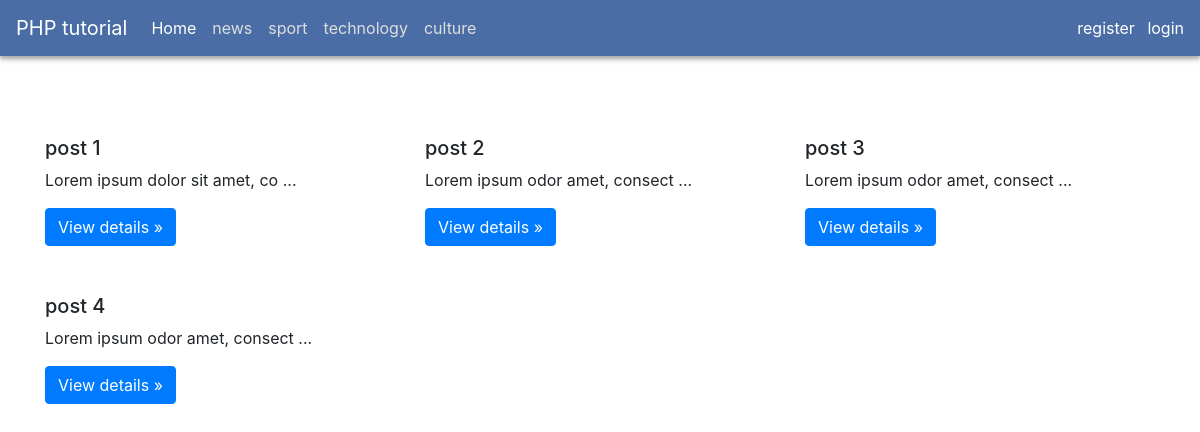
The page / on the database its author committed.
### tables this page shows
CREATE TABLE `categories` (
  `id` int(11) NOT NULL,
  `name` varchar(255) NOT NULL,
  `created_at` datetime NOT NULL,
  `updated_at` datetime DEFAULT NULL
);

CREATE TABLE `posts` (
  `id` int(11) NOT NULL,
  `title` varchar(255) NOT NULL,
  `body` text NOT NULL,
  `cat_id` int(11) NOT NULL,
  `status` tinyint(4) NOT NULL DEFAULT 10,
  `image` text NOT NULL,
  `created_at` datetime NOT NULL,
  `updated_at` datetime DEFAULT NULL
);

### functions/helpers.php (called while the page is built, shortened)
<?php
function asset($file) {
    return trim(BASE_URL, '/ ') . '/' . trim($file, '/ ');
}
function url($url) {
    return trim(BASE_URL, '/ ') . '/' . trim($url, '/ ');
}

### index.php (the view, shortened to what this page needs)
<?php
require_once 'functions/helpers.php';
require_once 'functions/pdo_connection.php';
?>
<!DOCTYPE html>
<html lang="en">
<head>
    <link rel="stylesheet" href="<?= asset('assets/css/bootstrap.min.css'); ?>" media="all" type="text/css">
    <link rel="stylesheet" href="<?= asset('assets/css/style.css'); ?>" media="all" type="text/css">
</head>
<body>
<section id="app">
    <?php require_once "layouts/top-nav.php" ?>
    <section class="container my-5">
        <section class="row">
            <?php
            global $connection;
            $query = "SELECT * FROM `php_project`.`posts` WHERE `status` = 10";
            $statement = $connection->prepare($query);
            $statement->execute();
            $posts = $statement->fetchAll();
            foreach ($posts as $post) { ?>
                <section class="col-md-4">
                    <section class="mb-2 overflow-hidden" style="max-height: 15rem;">
                    </section>
                    <h2 class="h5 text-truncate"><?= $post->title; ?></h2>
                    <p><?= substr($post->body, 0, 30) . ' ...'; ?></p>
                    <p><a class="btn btn-primary" href="<?= url('detail.php?post_id=' . $post->id) ?>" role="button">View
                            details »</a></p>
                </section>
            <?php } ?>
        </section>
    </section>
</section>
</body>
</html>

### layouts/top-nav.php (shortened to what this page needs)
<nav class="navbar navbar-expand-lg navbar-dark bg-blue ">
    <a class="navbar-brand " href="<?= url('panel') ?>">PHP tutorial</a>
    <div class="collapse navbar-collapse " id="navbarSupportedContent ">
        <ul class="navbar-nav mr-auto ">
            <li class="nav-item active ">
                <a class="nav-link " href="<?= url('index.php') ?>">Home <span class="sr-only ">(current)</span></a>
            </li>
            <?php
            global $connection;
            $query = "SELECT * FROM `php_project`.`categories`";
            $statement = $connection->prepare($query);
            $statement->execute();
            $categories = $statement->fetchAll();
            foreach ($categories as $category) { ?>
                <li class="nav-item ">
                    <a class="nav-link " href="<?= url('category.php?cat_id=' . $category->id) ?>">
                        <?= $category->name; ?>
                    </a>
                </li>
            <?php } ?>
        </ul>
    </div>
    <section class="d-inline ">
        <?php
        if (!isset($_SESSION['user'])) { ?>
            <a class="text-decoration-none text-white px-2 " href="<?= url('auth/register.php') ?>">register</a>
            <a class="text-decoration-none text-white " href="<?= url('auth/login.php') ?>">login</a>
            <?php
        } else {
            ?>
            <a class="text-decoration-none text-white px-2 " href="<?= url('auth/logout.php') ?>">logout</a>
        <?php } ?>
    </section>
</nav>

### assets/css/style.css (style rules this page uses)
.bg-blue { background-color: rgb(74,109,165); box-shadow: 0px 3px 4px #aaaaaa, 0px 4px 8px #ededed; }
.nav-link { color: #dedede!important; }
.active > .nav-link { color: #ffffff!important; }

### rows shown on the page
categories: name "news"
categories: name "sport"
categories: name "technology"
categories: name "culture"
posts: title "post 1", body "Lorem ipsum dolor sit amet, co"
posts: title "post 2", body "Lorem ipsum odor amet, consect"
posts: title "post 3", body "Lorem ipsum odor amet, consect"
posts: title "post 4", body "Lorem ipsum odor amet, consect"
